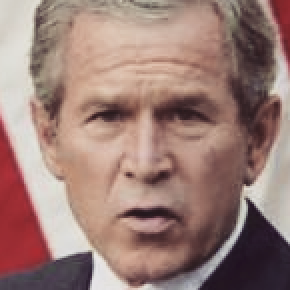
#> input picture Aden.png, 145 x 145 px (shown 2 times larger); its folder holds only this picture in this run
$ python pixel.py
#> lines starting #> are read from the running program, lines starting #| are printed output that depends on the picture
#> further down, img is the input picture: PIL image 145x145 RGB; mean R, G, B 156.1, 126.2, 119
from PIL import Image
import matplotlib.pyplot as plt
import os

def pixelate(img, dims):
#> called with dims = 30
    imgSmall = img.resize((dims,dims))
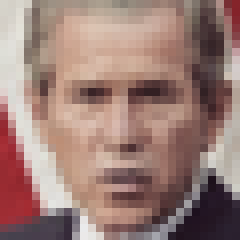
#> imgSmall: PIL image 30x30 RGB (shown 8 times larger); mean R, G, B 156.1, 126.2, 119
    result = imgSmall.resize(img.size,Image.NEAREST)
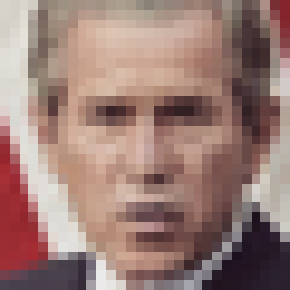
#> result: PIL image 145x145 RGB (shown 2 times larger); mean R, G, B 155.7, 125.8, 118.7
    result.save(f[:-4]+'_censored.png')
    return result


all_files = os.listdir()
for f in all_files:
    # Only image files (.png).
    if '.png' in f and '_censored' not in f:
        img = Image.open(f)
        pixel_image = pixelate(img, 30)
